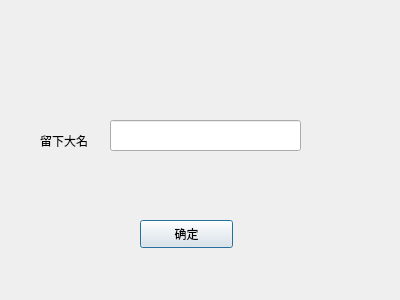
<?xml version="1.0" encoding="UTF-8"?>
<ui version="4.0">
 <class>PlayAsk1</class>
 <widget class="QDialog" name="PlayAsk1">
  <property name="geometry">
   <rect>
    <x>0</x>
    <y>0</y>
    <width>400</width>
    <height>300</height>
   </rect>
  </property>
  <property name="windowTitle">
   <string>Dialog</string>
  </property>
  <widget class="QLineEdit" name="SingleUserName">
   <property name="geometry">
    <rect>
     <x>110</x>
     <y>120</y>
     <width>191</width>
     <height>31</height>
    </rect>
   </property>
  </widget>
  <widget class="QLabel" name="label">
   <property name="geometry">
    <rect>
     <x>40</x>
     <y>130</y>
     <width>71</width>
     <height>21</height>
    </rect>
   </property>
   <property name="text">
    <string>留下大名</string>
   </property>
  </widget>
  <widget class="QPushButton" name="Enter">
   <property name="geometry">
    <rect>
     <x>140</x>
     <y>220</y>
     <width>93</width>
     <height>28</height>
    </rect>
   </property>
   <property name="text">
    <string>确定</string>
   </property>
  </widget>
 </widget>
 <resources/>
 <connections/>
</ui>
